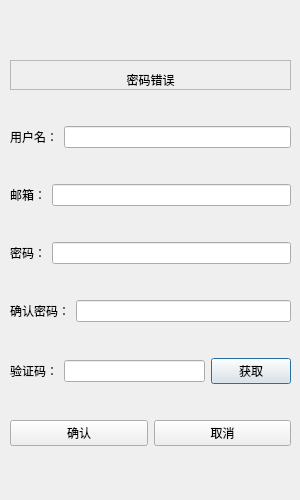
<?xml version="1.0" encoding="UTF-8"?>
<ui version="4.0">
 <class>RegisterDialog</class>
 <widget class="QDialog" name="RegisterDialog">
  <property name="geometry">
   <rect>
    <x>0</x>
    <y>0</y>
    <width>300</width>
    <height>500</height>
   </rect>
  </property>
  <property name="minimumSize">
   <size>
    <width>300</width>
    <height>500</height>
   </size>
  </property>
  <property name="maximumSize">
   <size>
    <width>300</width>
    <height>500</height>
   </size>
  </property>
  <property name="windowTitle">
   <string>Dialog</string>
  </property>
  <widget class="QStackedWidget" name="stackedWidget">
   <property name="geometry">
    <rect>
     <x>10</x>
     <y>10</y>
     <width>281</width>
     <height>481</height>
    </rect>
   </property>
   <property name="currentIndex">
    <number>0</number>
   </property>
   <widget class="QWidget" name="page">
    <widget class="QWidget" name="layoutWidget">
     <property name="geometry">
      <rect>
       <x>0</x>
       <y>20</y>
       <width>281</width>
       <height>451</height>
      </rect>
     </property>
     <layout class="QVBoxLayout" name="verticalLayout">
      <item>
       <widget class="QFrame" name="frame">
        <property name="sizePolicy">
         <sizepolicy hsizetype="Preferred" vsizetype="Fixed">
          <horstretch>0</horstretch>
          <verstretch>0</verstretch>
         </sizepolicy>
        </property>
        <property name="minimumSize">
         <size>
          <width>0</width>
          <height>30</height>
         </size>
        </property>
        <property name="maximumSize">
         <size>
          <width>16777215</width>
          <height>30</height>
         </size>
        </property>
        <property name="frameShape">
         <enum>QFrame::StyledPanel</enum>
        </property>
        <property name="frameShadow">
         <enum>QFrame::Raised</enum>
        </property>
        <layout class="QVBoxLayout" name="verticalLayout_2">
         <item>
          <widget class="QLabel" name="label_tips">
           <property name="sizePolicy">
            <sizepolicy hsizetype="Preferred" vsizetype="Fixed">
             <horstretch>0</horstretch>
             <verstretch>0</verstretch>
            </sizepolicy>
           </property>
           <property name="minimumSize">
            <size>
             <width>0</width>
             <height>20</height>
            </size>
           </property>
           <property name="maximumSize">
            <size>
             <width>16777215</width>
             <height>20</height>
            </size>
           </property>
           <property name="text">
            <string>密码错误</string>
           </property>
           <property name="alignment">
            <set>Qt::AlignCenter</set>
           </property>
          </widget>
         </item>
        </layout>
       </widget>
      </item>
      <item>
       <layout class="QHBoxLayout" name="horizontalLayout">
        <item>
         <widget class="QLabel" name="label">
          <property name="text">
           <string>用户名：</string>
          </property>
         </widget>
        </item>
        <item>
         <widget class="QLineEdit" name="lineEdit"/>
        </item>
       </layout>
      </item>
      <item>
       <layout class="QHBoxLayout" name="horizontalLayout_3">
        <item>
         <widget class="QLabel" name="label_3">
          <property name="text">
           <string>邮箱：</string>
          </property>
         </widget>
        </item>
        <item>
         <widget class="QLineEdit" name="lineEdit_email"/>
        </item>
       </layout>
      </item>
      <item>
       <layout class="QHBoxLayout" name="horizontalLayout_2">
        <item>
         <widget class="QLabel" name="label_2">
          <property name="text">
           <string>密码：</string>
          </property>
         </widget>
        </item>
        <item>
         <widget class="QLineEdit" name="lineEdit_pwd"/>
        </item>
       </layout>
      </item>
      <item>
       <layout class="QHBoxLayout" name="horizontalLayout_4">
        <item>
         <widget class="QLabel" name="label_4">
          <property name="text">
           <string>确认密码：</string>
          </property>
         </widget>
        </item>
        <item>
         <widget class="QLineEdit" name="lineEdit_confirm"/>
        </item>
       </layout>
      </item>
      <item>
       <layout class="QHBoxLayout" name="horizontalLayout_5">
        <item>
         <widget class="QLabel" name="label_5">
          <property name="text">
           <string>验证码：</string>
          </property>
         </widget>
        </item>
        <item>
         <widget class="QLineEdit" name="lineEdit_5"/>
        </item>
        <item>
         <widget class="QPushButton" name="pushButton_getVerifyCode">
          <property name="text">
           <string>获取</string>
          </property>
         </widget>
        </item>
       </layout>
      </item>
      <item>
       <layout class="QHBoxLayout" name="horizontalLayout_6">
        <item>
         <widget class="QPushButton" name="pushButton_confirm">
          <property name="text">
           <string>确认</string>
          </property>
         </widget>
        </item>
        <item>
         <widget class="QPushButton" name="pushButton_cancel">
          <property name="text">
           <string>取消</string>
          </property>
         </widget>
        </item>
       </layout>
      </item>
     </layout>
    </widget>
   </widget>
   <widget class="QWidget" name="page_2"/>
  </widget>
 </widget>
 <resources/>
 <connections/>
</ui>
